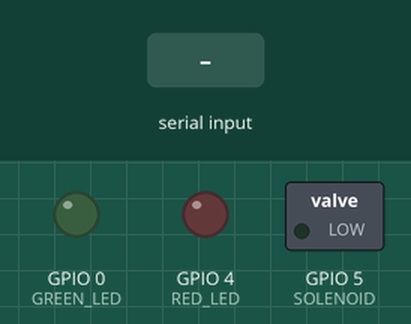
The sketch below on a simulated ESP8266 (NodeMCU). Shown: switched loads named in the sketch (green lamp = pin HIGH), output pins drawn as LEDs (lit = HIGH). The test bench sets the inputs (shaded band). WiFi joins after 1.5 s; servers stay silent unless stated; uploads are accepted with an empty reply; what the sketch prints to the serial monitor is not drawn. At 6.3 s the program puts the board to deep sleep or switches it off; the recording ends there.

Above: at 0.1 s.
At 2.7 s:
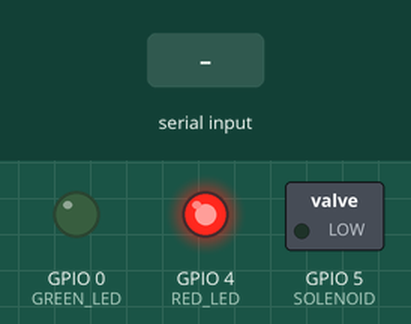
2.8 s: "1\n" received over Serial
At 3.5 s:
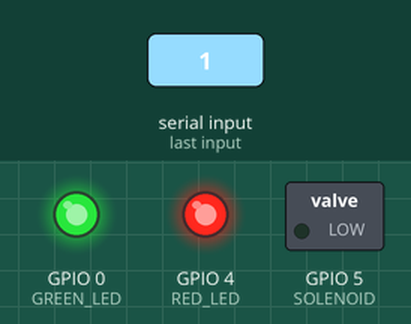
Timing chart, 0 to 5.8 s (numbered marks = the images above; inputs shaded):
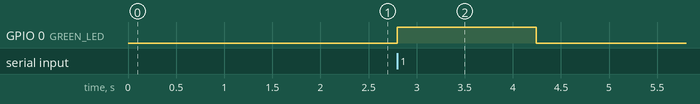

Measured:
- after the input at 2.8 s, GPIO 0 (GREEN_LED): LOW → HIGH at once, → LOW 1.4 s later

The sketch:

lockout.ino
```cpp
#include <ESP8266WiFi.h>

#define MACHINE_ID 1
#define SOLENOID 5
#define GREEN_LED 0
#define RED_LED 4

const char* ssid     = "lockout";
const char* password = "quietmoon560";
const char* host = "192.168.1.2";

const int idLen = 11;
char rfid[idLen];
char postData[50];

int timeout;

// Connect to the network, set up pins and serial
void setup() {
  Serial.begin(9600);
  timeout = 3000;

  pinMode(SOLENOID, OUTPUT);
  pinMode(GREEN_LED, OUTPUT);
  digitalWrite(GREEN_LED, LOW);
  pinMode(RED_LED, OUTPUT);
  digitalWrite(RED_LED, LOW);

  WiFi.begin(ssid, password);
  while (WiFi.status() != WL_CONNECTED) {
    delay(500);
    Serial.print(".");
  }
  LED_RED();
}

//Continuously check to see if there is an incoming request. Timeout after 30 seconds and shut down
void loop() {
  if (Serial.available() > 0 && timeout > 0) {
    readCard();
    Serial.println(rfid);
    sendRequest();
  }
  else if (timeout < 0) {
    digitalWrite(0, LOW);
    ESP.deepSleep(0);
  } else {
    timeout = timeout - 1;
    delay(1);
  }
}

//Open the solenoid for 3 seconds, then close it
void unlock()
{
  digitalWrite(SOLENOID, HIGH);
  LED_GREEN();
  delay(3000);
  digitalWrite(SOLENOID, LOW);
  LED_RED();
  delay(10);
}

//Read a card into the `rfid` buffer
void readCard()
{
  //Serial.println("in readCard()");
  for (int j = 0; j < idLen; j++) {
    rfid[j] = '\0';
  }
  int i = 0;
  int readByte;
  while (Serial.available() > 0)
  {
    readByte = Serial.read();
    if (readByte != 2 && readByte != 13 && readByte != 10 && readByte != 3 && readByte != 32) {
      rfid[i] = readByte;
      i++;
    }
  }
}

//Build a POST request, send it to the server, and handle the response
void sendRequest()
{
  LED_YELLOW();
  //Serial.println("in sendRequest()");

  //build the POST request data string
  sprintf(postData, "userid=%s&machineid=%d", rfid, MACHINE_ID);

  //connect to the server
  WiFiClient conn;
  const int httpPort = 80;
  if (!conn.connect(host, httpPort)) {
    Serial.println("connection failed");
    return;
  }
  //simulate the request:
  Serial.println("POST /request HTTP/1.1");
  Serial.print("Host: ");
  Serial.println(host);
  Serial.println("User-Agent: Arduino/1.0");
  Serial.println("Connection: close");
  Serial.println("Content-Type: application/x-www-form-urlencoded;");
  Serial.print("Content-Length: ");
  Serial.println(strlen(postData));
  Serial.println();
  Serial.println(postData);

  //send the request
  conn.println("POST /request HTTP/1.1");
  conn.print("Host: ");
  conn.println(host);
  conn.println("User-Agent: Arduino/1.0");
  conn.println("Connection: close");
  conn.println("Content-Type: application/x-www-form-urlencoded;");
  conn.print("Content-Length: ");
  conn.println(strlen(postData));
  conn.println();
  conn.println(postData);
  delay(10);

  // Read all the lines of the reply from server and print them to Serial
  Serial.println("Respond:");
  while (conn.available()) {
    String line = conn.readStringUntil('\r');
    line.trim();
    Serial.println(line);
    if (line == "1") {
      Serial.println("YES");
      unlock();
    }
  }
  LED_RED();

  Serial.println();
}

//Set the LED to be green
void LED_GREEN() {
  digitalWrite(GREEN_LED, HIGH);
  digitalWrite(RED_LED, LOW);
}

//Set the LED to be yellow
void LED_YELLOW(){
  digitalWrite(GREEN_LED, HIGH);
  digitalWrite(RED_LED, HIGH);
}

//Set the LED to be red
void LED_RED() {
  digitalWrite(RED_LED, HIGH);
  digitalWrite(GREEN_LED, LOW);
}
```
